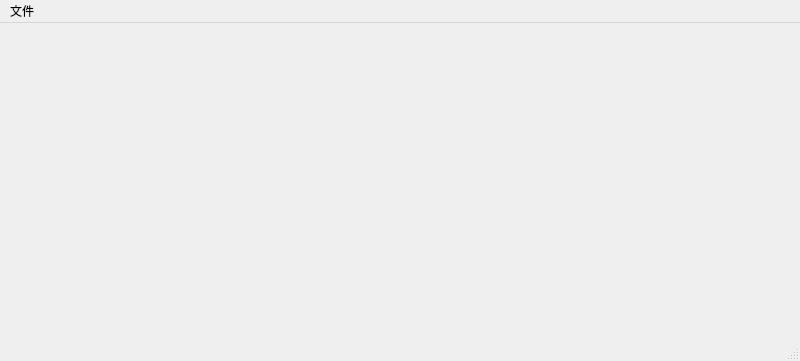
<?xml version="1.0" encoding="UTF-8"?>
<ui version="4.0">
 <class>MainWindow</class>
 <widget class="QMainWindow" name="MainWindow">
  <property name="geometry">
   <rect>
    <x>0</x>
    <y>0</y>
    <width>800</width>
    <height>361</height>
   </rect>
  </property>
  <property name="windowTitle">
   <string>MainWindow</string>
  </property>
  <widget class="QWidget" name="centralwidget"/>
  <widget class="QMenuBar" name="menubar">
   <property name="geometry">
    <rect>
     <x>0</x>
     <y>0</y>
     <width>800</width>
     <height>17</height>
    </rect>
   </property>
   <widget class="QMenu" name="menu">
    <property name="title">
     <string>文件</string>
    </property>
    <addaction name="actionnew"/>
   </widget>
   <addaction name="menu"/>
  </widget>
  <widget class="QStatusBar" name="statusbar"/>
  <action name="actionnew">
   <property name="text">
    <string>new</string>
   </property>
  </action>
 </widget>
 <resources/>
 <connections/>
</ui>
